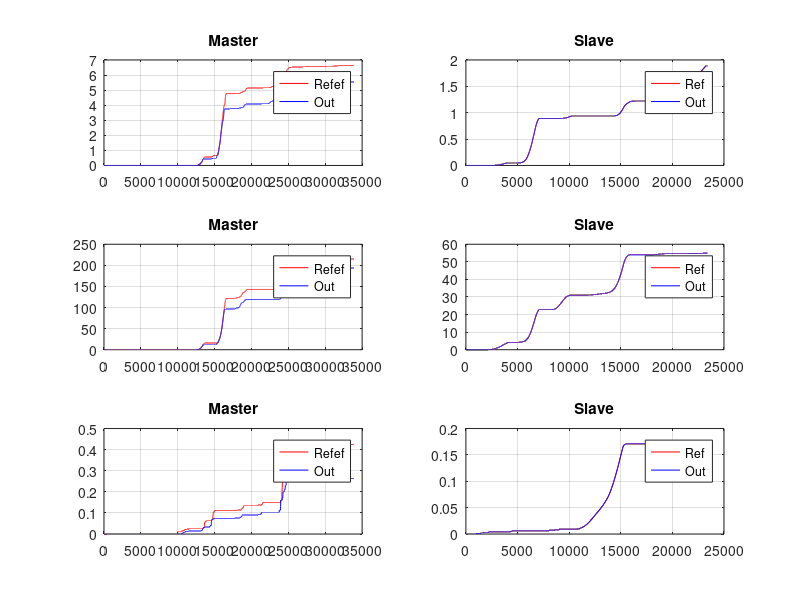

This chart was generated by the following MATLAB code:
clear;
close all;

load('mst.txt');
load('slv.txt');


mst_refX = mst(:,1);
mst_outX = mst(:,2);

slv_refX = slv(:,1);
slv_outX = slv(:,2);


mst_refY = mst(:,3);
mst_outY = mst(:,4);

slv_refY = slv(:,3);
slv_outY = slv(:,4);


mst_refZ = mst(:,5);
mst_outZ = mst(:,6);

slv_refZ = slv(:,5);
slv_outZ = slv(:,6);

figure(1);
subplot(3,2,1);
plot(mst_refX,'r');
hold on;
plot(-mst_outX,'b');
grid;
legend('Refef','Out');
title('Master');

subplot(3,2,2);
plot(slv_refX,'r');
hold on;
plot(-slv_outX,'b');
grid on;
legend('Ref','Out');
title('Slave');


subplot(3,2,3);
plot(mst_refY,'r');
hold on;
plot(-mst_outY,'b');
grid on;
legend('Refef','Out');
title('Master');

subplot(3,2,4);
plot(slv_refY,'r');
hold on;
plot(-slv_outY,'b');
grid on;
legend('Ref','Out');
title('Slave');

subplot(3,2,5);
plot(mst_refZ,'r');
hold on;
plot(-mst_outZ,'b');
grid on;
legend('Refef','Out');
title('Master');

subplot(3,2,6);
plot(slv_refZ,'r');
hold on;
plot(-slv_outZ,'b');
grid;
legend('Ref','Out');
title('Slave');

